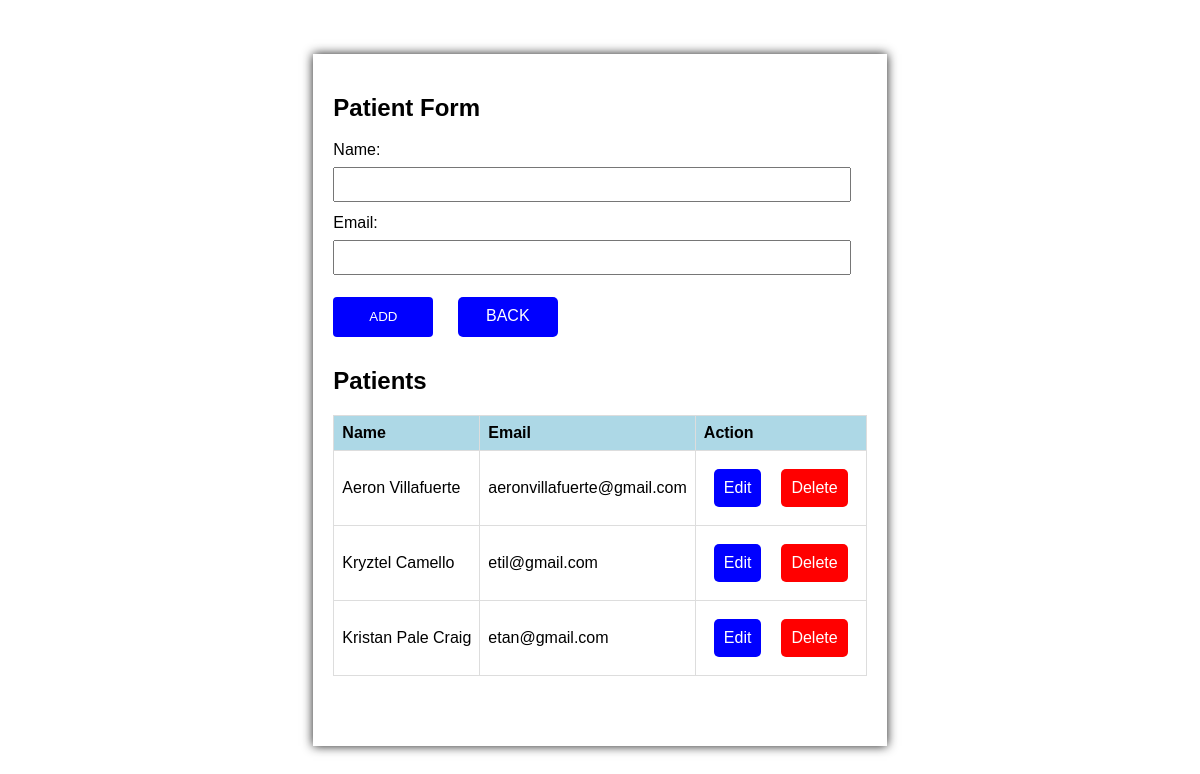
The app's page /patient.php with its own data.
### tables this page shows
CREATE TABLE `patients` (
  `patient_id` int(11) NOT NULL,
  `name` varchar(255) NOT NULL,
  `email` varchar(255) NOT NULL
);

### patient.php (the view, shortened to what this page needs)
    <?php
    include 'include/db_connection.php';
    $editMode = false;
    $result = $db->query("SELECT * FROM patients");
    ?>
    <!DOCTYPE html>
    <html lang="en">
    <head>
        <link rel="stylesheet" href="css/mainstyle.css">
    </head>
    <body>
        <div class="container">
            <?php if (!$editMode): ?>
                <h2>Patient Form</h2>
                <form action="patient.php" method="post">
                    <label for="name">Name:</label>
                    <input type="text" name="name" required>
                    <label for="email">Email:</label>
                    <input type="email" name="email" required>
                    <button type="submit" name="add" style="width: 100px;  background-color: blue; height: 40px; margin-right: 10px;">ADD</button>
<a href="index.php" class="button"  style="width: 100px;  background-color: blue; height: 40px; margin-right: 10px; text-align:center;">BACK</a>
                </form>
            <?php endif; ?>
            <h2>Patients</h2>
            <?php
            if ($result->num_rows > 0) {
                echo '<table>';
                echo '<thead>';
                echo '<tr>';
                echo '<th>Name</th>';
                echo '<th>Email</th>';
                echo '<th>Action</th>';
                echo '</tr>';
                echo '</thead>';
                echo '<tbody>';
                while ($row = $result->fetch_assoc()) {
                    echo '<tr>';
                    echo "<td>{$row['name']}</td>";
                    echo "<td>{$row['email']}</td>";
                    echo "<td><a href='patient.php?edit={$row['patient_id']}' class='button_edit'>Edit</a>";
                    echo "<a href='include/patient_process.php?delete={$row['patient_id']}' class='button_delete'>Delete</a>";
                    echo '</tr>';
                }
                echo '</tbody>';
                echo '</table>';
            } else {
                echo '<p>No patients found.</p>';
            }
            ?>
        </div>
    </body>
    </html>

### css/mainstyle.css (style rules this page uses)
* { box-sizing: border-box; }
body { font-family: Arial, sans-serif; margin: 0; padding: 0; height: 100vh; display: flex; align-items: center; justify-content: center; }
.container { max-width: 600px; margin: 50px auto; padding: 20px; background-color: #fff; box-shadow: 0 0 10px rgba(0, 0, 0, 0.9); }
form { margin-bottom: 20px; }
label { display: block; margin-bottom: 8px; }
input { width: 97%; padding: 8px; margin-bottom: 12px; }
button { padding: 10px; background-color:lightblue; color: #fff; border: none; cursor: pointer; }
.button { display: inline-block; padding: 10px; text-decoration: none; background-color:lightblue; color: #fff; border: none; border-radius: 5px; cursor: pointer; margin: 10px; }
table { border-collapse: collapse; width: 100%; margin-bottom: 50px; }
th, td { border: 1px solid #ddd; padding: 8px; text-align: left; }
th { background-color:lightblue; }
button { background-color: lightblue; color: white; padding: 8px 15px; border: none; border-radius: 4px; cursor: pointer; }

### patient.php (style rules this page uses)
.button_edit { display: inline-block; padding: 10px; text-decoration: none; background-color:blue; color: #fff; border: none; border-radius: 5px; cursor: pointer; margin: 10px; }
.button_delete { display: inline-block; padding: 10px; text-decoration: none; background-color:red; color: #fff; border: none; border-radius: 5px; cursor: pointer; margin: 10px; }
th { background-color:lightblue; }

### records on screen
patients: name "Aeron Villafuerte", email "aeronvillafuerte@gmail.com"
patients: name "Kryztel Camello", email "etil@gmail.com"
patients: name "Kristan Pale Craig", email "etan@gmail.com"
